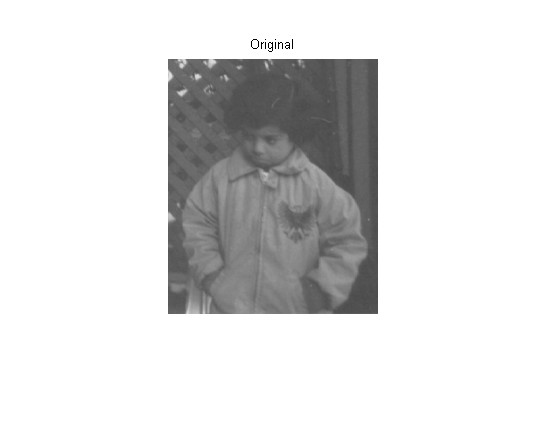
%> input picture P2/src_imgs/child.jpg, 548 x 434 px
$ octave LogTransform.m   (GNU Octave 9; MATLAB toolbox functions it lacks are replaced by stand-ins)
%> lines starting %> are read from the running program, lines starting %| are printed output that depends on the picture
i = imread("src_imgs\child.jpg");
%> i is the input picture: size 434x548x3 uint8; min 0, max 255, mean 222.3
mySol = LogTrans(i, 2);

montage({i, mySol});
title("Before Log Transform vs After Log Transform");

function newImg = LogTrans(image, k)
%> called with k = 2
    [height, width] = size(image);
%> height = 434; width = 1644
    newImg = k * log(im2double(image) + 1);
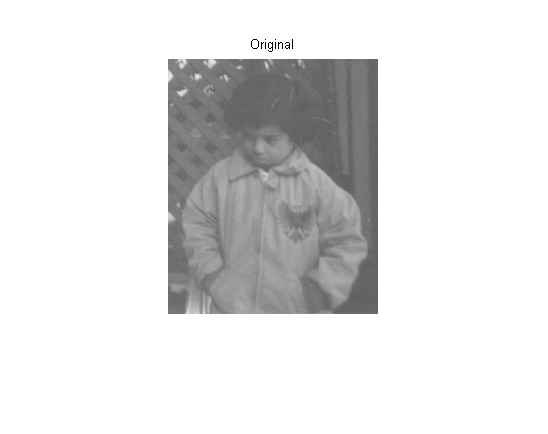
%> newImg: size 434x548x3 double; min 0, max 1.39, mean 1.23; drawn with min black and max white
%> `montage({i, mySol});`:
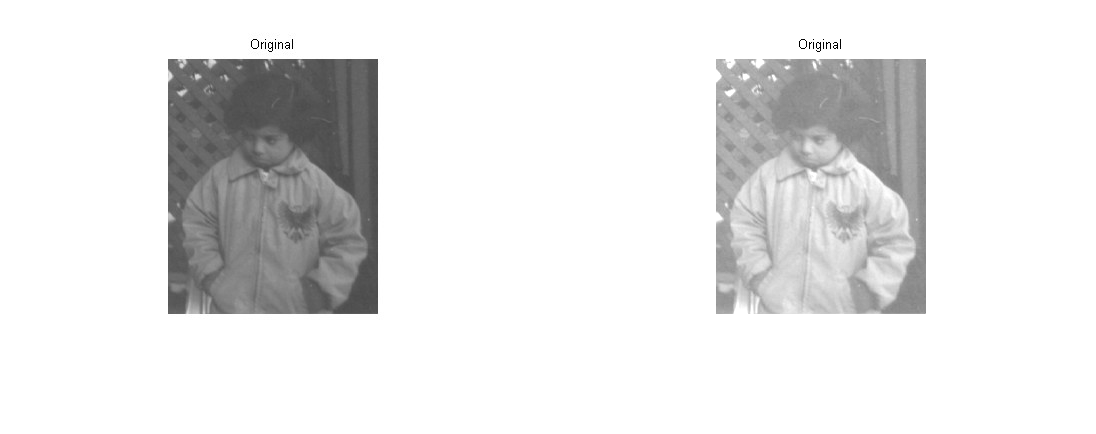
%> displayed picture: size 434x1096x3, on the screen's scale of 0 to 255; min 0, max 255, mean 230.4
end

$ run again, with P2/src_imgs/ct_scan.jpg copied over P2/src_imgs/child.jpg
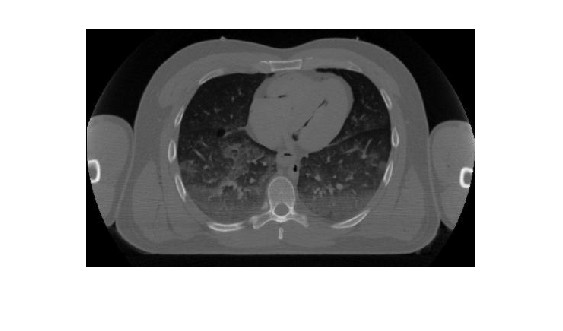
%> input picture P2/src_imgs/ct_scan.jpg, 563 x 331 px
%> i is the input picture: size 331x563x3 uint8; min 0, max 255, mean 160.4
%> in LogTrans, `newImg = k * log(im2double(image) + 1);`:
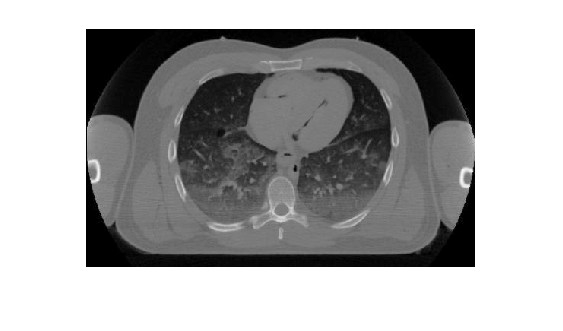
%> newImg: size 331x563x3 double; min 0, max 1.39, mean 0.912; drawn with min black and max white
%> `montage({i, mySol});`:
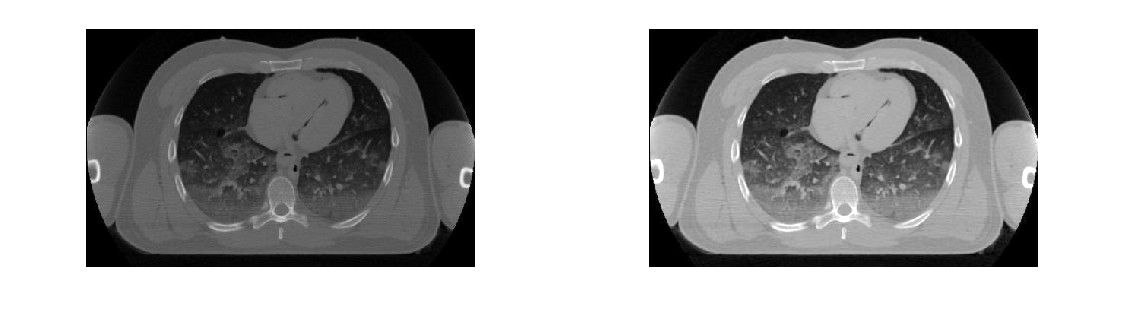
%> displayed picture: size 331x1126x3, on the screen's scale of 0 to 255; min 0, max 255, mean 171.7

$ run again, with P2/src_imgs/tire.jpg copied over P2/src_imgs/child.jpg
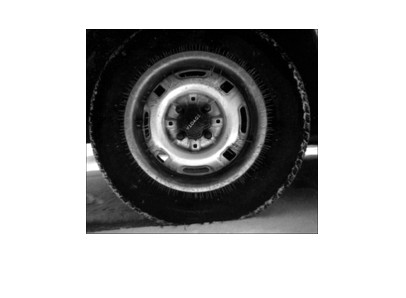
%> input picture P2/src_imgs/tire.jpg, 406 x 298 px
%> i is the input picture: size 298x406x3 uint8; min 0, max 255, mean 175.8
%> in LogTrans, `newImg = k * log(im2double(image) + 1);`:
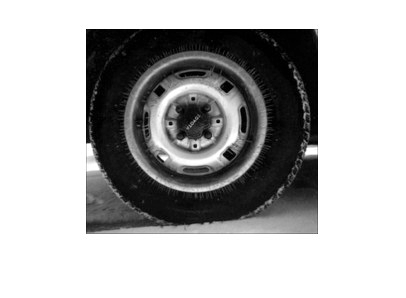
%> newImg: size 298x406x3 double; min 0, max 1.39, mean 0.977; drawn with min black and max white
%> `montage({i, mySol});`:
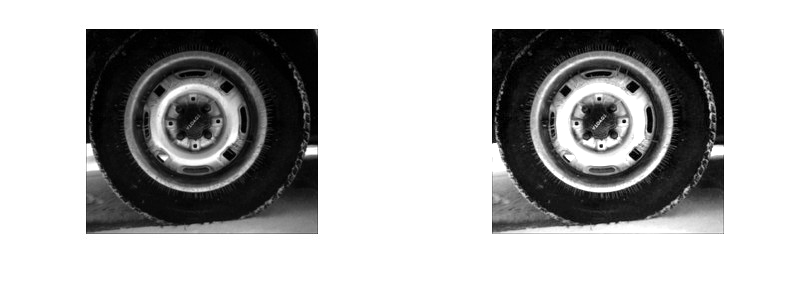
%> displayed picture: size 298x812x3, on the screen's scale of 0 to 255; min 0, max 255, mean 182
